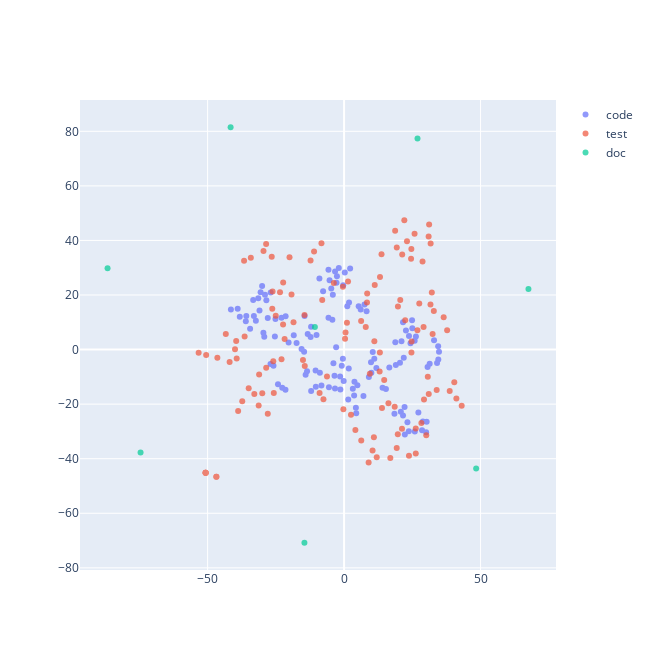

Here is the notebook cell this chart was saved with:
### Code cell
import plotly.express as px
import plotly.graph_objects as go
from sklearn.manifold import TSNE
import numpy as np

tsne_model = TSNE(
    n_components = 2,
    perplexity = 7,
    random_state = 42,
    init = "pca",
    learning_rate = "auto",
    # metric = "cosine"
)

code_emb_arr = np.array(dubbo_code_df["sow2v_code_vec"].to_list())
test_emb_arr = np.array(dubbo_test_df["sow2v_test_vec"].to_list())
doc_emb_arr = np.array(dubbo_doc_df["sow2v_doc_vec"].to_list())

code_tsne_embeddings = tsne_model.fit_transform(code_emb_arr)
test_tsne_embeddings = tsne_model.fit_transform(test_emb_arr)
doc_tsne_embeddings = tsne_model.fit_transform(doc_emb_arr)

sow2v_code_data = pd.DataFrame(
    {'x': code_tsne_embeddings[:, 0],
     'y': code_tsne_embeddings[:, 1]}
)

sow2v_test_data = pd.DataFrame(
    {'x': test_tsne_embeddings[:, 0],
     'y': test_tsne_embeddings[:, 1]}
)

sow2v_doc_data = pd.DataFrame(
    {'x': doc_tsne_embeddings[:, 0],
     'y': doc_tsne_embeddings[:, 1]}
)

dfs = {
    "code": sow2v_code_data,
    "test": sow2v_test_data,
    "doc": sow2v_doc_data
}

id_list = [dubbo_code_df['concept'].tolist(),
           dubbo_test_df['concept'].tolist(),
           dubbo_doc_df['concept'].tolist()]

fig = go.Figure()

for i, df in enumerate(dfs):
    fig = fig.add_trace(
        go.Scatter(
        x = dfs[df]['x'],
        y = dfs[df]['y'],
        name = df,
        text = id_list[i],
        showlegend = True,
        mode = 'markers',
        opacity = 0.7)
    )

fig.update_layout(
    width = 650,
    height = 650
)

fig.show()

### Figure 1 — Plotly figure (JSON) as saved in the notebook; plotly's stock layout.template omitted (floating-point values rounded to 4 significant figures)
{"data": [{"mode": "markers", "name": "code", "opacity": 0.7, "showlegend": true, "text": ["['merger', 'model', 'scope', 'aware', 'end', 'error', 'mergeable', 'map', 'match', 'concurrent']", "['match', 'value', 'bool', 'exact', 'weight', 'result', 'destination', 'traffic', 'policy', 'subset']", "['rule', 'mesh', 'listener', 'app', 'merger', 'map', 'merge', 'item', 'array', 'error']", "['rule', 'key', 'invoker', 'node', 'router', 'destination', 'service', 'map', 'virtual', 'output']", "['url', 'invoker', 'invocation', 'configurator', 'load', 'balance', 'spec', 'item', 'service', 'select']", "['map', 'match', 'invoker', 'destination', 'invocation', 'route', 'group', 'tag', 'context', 'rule']", "['router', 'url', 'state', 'invoker', 'bit', 'invocation', 'factory', 'snapshot', 'chain', 'rule']", "['bit', 'model', 'address', 'application', 'enable', 'service', 'iterator', 'key', 'hash', 'add']", "['invoker', 'cluster', 'invocation', 'directory', 'filter', 'url', 'rpc', 'chain', 'result', 'invoke']", "['map', 'extension', 'loader', 'property', 'msg', 'throwable', 'error', 'dynamic', 'aware', 'info']", "['model', 'method', 'scope', 'map', 'application', 'desc', 'parameter', 'framework', 'property', 'prefix']", "['thread', 'map', 'pool', 'qos', 'message', 'stream', 'listener', 'directory', 'watch', 'generic']", "['address', 'level', 'host', 'port', 'status', 'protocol', 'url', 'username', 'disposable', 'adapter']", "['integer', 'converter', 'path', 'stream', 'key', 'timeout', 'client', 'server', 'model', 'cert']", "['map', 'param', 'builder', 'bean', 'value', 'definition', 'parameter', 'key', 'method', 'url']", "['thread', 'registry', 'module', 'map', 'local', 'internal', 'reference', 'metadata', 'runnable', 'integer']", "['service', 'url', 'key', 'parameter', 'executor', 'model', 'method', 'value', 'map', 'protocol']", "['loader', 'java', 'descriptor', 'str', 'method', 'map', 'pattern', 'array', 'lock', 'value']", "['invocation', 'invoker', 'attachment', 'argument', 'method', 'rpc', 'map', 'type', 'key', 'parameter']", "['command', 'monitor', 'filter', 'context', 'input', 'configurator', 'servlet', 'merger', 'codec', 'telnet']", "['url', 'listener', 'registry', 'notify', 'factory', 'cache', 'register', 'subscribe', 'failback', 'compatible']", "['page', 'handler', 'service', 'servlet', 'http', 'request', 'model', 'response', 'writer', 'compatible']", "['rpc', 'address', 'context', 'remote', 'channel', 'message', 'local', 'socket', 'inet', 'throwable']", "['listener', 'notify', 'navigation', 'page', 'title', 'compatible', 'balance', 'application', 'load', 'url']", "['parameter', 'url', 'key', 'value', 'method', 'map', 'protocol', 'add', 'port', 'host']", "['future', 'response', 'unit', 'throwable', 'timeout', 'adapter', 'interrupt', 'execution', 'callback', 'completable']", "['application', 'model', 'module', 'context', 'event', 'service', 'bootstrap', 'state', 'aware', 'error']", "['builder', 'consumer', 'protocol', 'service', 'method', 'registry', 'integer', 'module', 'reference', 'bootstrap']", "['bean', 'definition', 'service', 'registry', 'context', 'factory', 'environment', 'init', 'spring', 'annotation']", "['builder', 'application', 'integer', 'provider', 'status', 'thread', 'registry', 'port', 'probe', 'qos']", "['bean', 'metadata', 'annotation', 'annotate', 'method', 'element', 'field', 'inject', 'service', 'property']", "['reference', 'bean', 'map', 'context', 'definition', 'parser', 'key', 'cache', 'element', 'application']", "['registry', 'property', 'center', 'value', 'metadata', 'report', 'validate', 'url', 'reference', 'application']", "['dynamic', 'factory', 'url', 'zookeeper', 'application', 'model', 'create', 'transporter', 'nacos', 'apollo']", "['nacos', 'listener', 'group', 'key', 'service', 'property', 'url', 'timeout', 'map', 'publish']", "['listener', 'key', 'path', 'group', 'apollo', 'zookeeper', 'change', 'dynamic', 'remove', 'cache']", "['apollo', 'listener', 'key', 'change', 'group', 'url', 'property', 'application', 'aware', 'dynamic']", "['nacos', 'service', 'group', 'content', 'listener', 'symbol', 'publish', 'cas', 'timeout', 'innerclass']", "['listener', 'key', 'property', 'url', 'nacos', 'group', 'change', 'service', 'timeout', 'apollo']", "['container', 'spring', 'error', 'extension', 'aware', 'lock', 'loader', 'classpath', 'context', 'condition']", "['container', 'error', 'spring', 'aware', 'loader', 'lock', 'reentrant', 'context', 'extension', 'classpath']", "['container', 'loader', 'lock', 'extension', 'aware', 'error', 'key', 'reentrant', 'condition', 'hook']", "['extension', 'lock', 'loader', 'condition', 'error', 'aware', 'reentrant', 'key', 'container', 'shutdown']", "['spring', 'context', 'aware', 'error', 'container', 'xml', 'application', 'path', 'classpath', 'extension']", "['method', 'parameter', 'validator', 'clazz', 'value', 'pool', 'validate', 'error', 'violation', 'aware']", "['validator', 'url', 'validation', 'create', 'map', 'concurrent', 'hash', 'lru', 'lfu', 'cache']", "['expire', 'time', 'map', 'live', 'interval', 'expiration', 'key', 'thread', 'value', 'access']", "['cache', 'url', 'factory', 'value', 'key', 'create', 'store', 'put', 'map', 'local']", "['invocation', 'validation', 'invoker', 'filter', 'result', 'rpc', 'invoke', 'uid', 'wrapper', 'present']", "['service', 'map', 'instance', 'listener', 'app', 'hash', 'concurrent', 'endpoint', 'kubernetes', 'pod']", "['client', 'proxy', 'cert', 'key', 'timeout', 'https', 'watch', 'interval', 'username', 'password']", "['url', 'listener', 'registry', 'kubernetes', 'mesh', 'env', 'factory', 'create', 'discovery', 'service']", "['service', 'map', 'param', 'key', 'url', 'definition', 'info', 'protocol', 'metadata', 'processing']", "['metadata', 'report', 'factory', 'url', 'key', 'map', 'rest', 'storage', 'service', 'create']", "['service', 'method', 'rest', 'metadata', 'map', 'application', 'model', 'mapping', 'resolve', 'url']", "['annotation', 'parameter', 'value', 'map', 'processor', 'method', 'listener', 'request', 'header', 'mapping']", "['method', 'map', 'integer', 'definition', 'builder', 'request', 'body', 'prioritize', 'generate', 'metadata']", "['cache', 'manager', 'util', 'store', 'service', 'executor', 'map', 'error', 'aware', 'size']", "['element', 'service', 'process', 'environment', 'processing', 'method', 'env', 'rest', 'annotation', 'metadata']", "['model', 'processor', 'annotation', 'parameter', 'param', 'element', 'application', 'executable', 'comparator', 'initialize']", "['metadata', 'identifier', 'service', 'url', 'key', 'listener', 'subscriber', 'report', 'group', 'store']", "['metric', 'map', 'method', 'atomic', 'invocation', 'stat', 'application', 'supplier', 'description', 'handler']", "['pool', 'thread', 'registry', 'executor', 'meter', 'application', 'empty', 'metric', 'size', 'destroy']", "['invocation', 'metric', 'application', 'invoker', 'model', 'category', 'map', 'observation', 'tag', 'value']", "['context', 'key', 'observation', 'convention', 'value', 'client', 'server', 'remote', 'low', 'cardinality']", "['concurrent', 'map', 'metric', 'time', 'window', 'hash', 'method', 'event', 'counter', 'request']", "['invocation', 'invoker', 'observation', 'model', 'filter', 'application', 'result', 'response', 'convention', 'registry']", "['metric', 'invocation', 'event', 'application', 'collector', 'request', 'collect', 'listener', 'execute', 'thread']", "['reporter', 'metric', 'application', 'model', 'factory', 'url', 'prometheus', 'create', 'exporter', 'service']", "['category', 'metric', 'tag', 'map', 'entity', 'sample', 'service', 'value', 'application', 'model']", "['invocation', 'invoker', 'monitor', 'result', 'factory', 'error', 'filter', 'host', 'concurrent', 'remote']", "['monitor', 'url', 'service', 'factory', 'statistic', 'protocol', 'proxy', 'invoker', 'method', 'client']", "['monitor', 'url', 'factory', 'map', 'executor', 'future', 'lock', 'hash', 'reentrant', 'concurrent']", "['monitor', 'service', 'constant', 'factory', 'metric', 'url', 'filter', 'detector', 'invoker', 'builtin']", "['metric', 'invocation', 'invoker', 'model', 'extension', 'accessor', 'application', 'result', 'aware', 'service']", "['max', 'concurrent', 'output', 'input', 'elapse', 'success', 'failure', 'item', 'statistic', 'invoker']", "['service', 'monitor', 'detector', 'metric', 'builtin', 'node', 'application', 'aware', 'model', 'url']", "['framework', 'model', 'serialize', 'probe', 'status', 'allow', 'readiness', 'util', 'notify', 'deployer']", "['command', 'context', 'http', 'aware', 'error', 'execute', 'node', 'executor', 'request', 'channel']", "['key', 'method', 'telnet', 'access', 'channel', 'attribute', 'handler', 'message', 'side', 'provider']", "['model', 'application', 'protocol', 'framework', 'qos', 'url', 'invoker', 'help', 'consumer', 'scope']", "['handler', 'invoker', 'one', 'many', 'response', 'observer', 'stream', 'method', 'request', 'mono']", "['border', 'invocation', 'column', 'define', 'filter', 'model', 'framework', 'url', 'state', 'invoker']", "['framework', 'model', 'command', 'context', 'snapshot', 'router', 'execute', 'triple', 'detector', 'reactor']", "['permission', 'foreign', 'level', 'accept', 'anonymous', 'access', 'whitelist', 'builder', 'welcome', 'qos']", "['url', 'invoker', 'listener', 'registry', 'cluster', 'protocol', 'map', 'service', 'exporter', 'provider']", "['timeout', 'url', 'retry', 'registry', 'task', 'cancel', 'failback', 'times', 'error', 'aware']", "['url', 'registry', 'listener', 'notify', 'factory', 'task', 'fail', 'map', 'retry', 'concurrent']", "['service', 'instance', 'metadata', 'discovery', 'listener', 'change', 'url', 'event', 'info', 'map']", "['service', 'key', 'url', 'protocol', 'instance', 'model', 'param', 'address', 'map', 'parameter']", "['url', 'listener', 'notify', 'map', 'concurrent', 'service', 'instance', 'registry', 'nacos', 'path']", "['migration', 'rule', 'step', 'url', 'model', 'consumer', 'threshold', 'delay', 'map', 'integer']", "['url', 'listener', 'service', 'registry', 'nacos', 'map', 'notify', 'model', 'aware', 'error']", "['dispatcher', 'map', 'repli', 'channel', 'serialization', 'url', 'executor', 'service', 'response', 'hash']", "['buffer', 'channel', 'byte', 'length', 'src', 'dst', 'factory', 'read', 'write', 'output']", "['context', 'ssl', 'ctx', 'event', 'operator', 'tls', 'buf', 'request', 'server', 'throwable']", "['channel', 'server', 'address', 'close', 'timeout', 'remote', 'send', 'timer', 'exchange', 'inet']", "['channel', 'handler', 'url', 'remote', 'address', 'netty', 'server', 'message', 'client', 'connect']", "['listener', 'path', 'zookeeper', 'channel', 'create', 'curator', 'client', 'state', 'target', 'child']", "['connection', 'request', 'future', 'attribute', 'key', 'client', 'executor', 'manager', 'model', 'append']", "['servlet', 'context', 'http', 'handler', 'port', 'instance', 'map', 'manager', 'integer', 'add']", "['http', 'model', 'message', 'server', 'url', 'handler', 'framework', 'aware', 'multi', 'error']", "['call', 'stream', 'channel', 'method', 'message', 'status', 'header', 'server', 'queue', 'command']", "['invoker', 'invocation', 'url', 'proxy', 'channel', 'rpc', 'error', 'protocol', 'result', 'aware']", "['future', 'context', 'completable', 'request', 'atomic', 'filter', 'time', 'output', 'response', 'key']", "['attachment', 'context', 'map', 'rpc', 'service', 'key', 'value', 'invocation', 'invoker', 'url']", "['status', 'handler', 'rpc', 'url', 'timeout', 'channel', 'pack', 'method', 'tri', 'response']", "['listener', 'exporter', 'context', 'cancellation', 'executor', 'invoker', 'executable', 'aware', 'consumer', 'error']", "['stream', 'client', 'url', 'server', 'protocol', 'remote', 'request', 'handler', 'service', 'channel']", "['header', 'executor', 'support', 'model', 'filter', 'application', 'isolation', 'compressor', 'url', 'aware']", "['application', 'event', 'environment', 'listener', 'prepare', 'atomic', 'process', 'logo', 'welcome', 'property']", "['map', 'property', 'metadata', 'environment', 'bean', 'application', 'protocol', 'registry', 'reference', 'consumer']", "['endpoint', 'condition', 'compatible', 'enable', 'context', 'error', 'aware', 'metadata', 'match', 'annotate']", "['metric', 'registry', 'meter', 'application', 'event', 'binder', 'start', 'bean', 'auto', 'listener']", "['metadata', 'map', 'endpoint', 'configs', 'health', 'indicator', 'name', 'status', 'checker', 'resolve']", "['status', 'default', 'extras', 'hash', 'link', 'indicator', 'propertie', 'health', 'load', 'memory']", "['application', 'context', 'event', 'bean', 'listener', 'definition', 'web', 'await', 'configurable', 'registry']", "['bean', 'service', 'processor', 'annotation', 'auto', 'qualifier', 'package', 'disposable', 'destroy', 'priority']", "['resource', 'map', 'service', 'lock', 'result', 'domain', 'listener', 'route', 'consumer', 'delta']", "['name', 'route', 'registry', 'url', 'listener', 'factory', 'map', 'result', 'hash', 'create']", "['model', 'url', 'range', 'value', 'match', 'listener', 'suffix', 'exact', 'present', 'prefix']", "['route', 'listener', 'rule', 'map', 'xds', 'endpoint', 'manager', 'match', 'rds', 'concurrent']", "['key', 'istio', 'path', 'secret', 'jwt', 'cluster', 'domain', 'grace', 'trust', 'workload']", "['consumer', 'observe', 'map', 'result', 'endpoint', 'protocol', 'domain', 'rd', 'pilot', 'exchanger']", "['endpoint', 'cluster', 'server', 'weight', 'info', 'node', 'provider', 'invoker', 'bootstrap', 'resource']", "['discovery', 'observer', 'response', 'request', 'ad', 'protocol', 'error', 'url', 'aware', 'delta']", "['key', 'cert', 'istio', 'matcher', 'certificate', 'env', 'generate', 'pair', 'path', 'header']"], "type": "scatter", "x": [-25.36, 10.5, -41.46, 4.447, 9.991, 22.16, 1.71, -14.64, -0.8423, 24.91, -7.687, -20.32, -3.298, -29.56, 1.176, -22.93, 0.2614, -30.58, 30.58, -0.1477, -26.97, -30.03, 16.58, 32.96, -1.933, 5.35, 4.88, -5.547, 22.27, -26.9, 23.72, 34.78, -28.47, 26.32, 1.818, 20.48, -4.701, 9.87, -2.768, 28.57, 30.06, 30.25, 28.88, 34.52, 2.213, -22.66, -5.712, -24.21, 4.326, 31.36, -12.09, -34.43, 23.78, -33.04, -5.319, -0.3232, 21.59, -32.32, 23.22, 25.86, -35.82, 21.87, -14.49, 20.8, 18.45, -12.07, 21.6, 11.83, -30.99, -4.118, 7.098, -1.361, -8.29, -1.443, 9.086, 7.493, 3.803, -9.039, -10.35, -15.58, 18.77, 27.22, 1.52, -3.329, 11.07, -31.44, -36.0, -25.14, 14.1, -28.98, -10.44, -5.719, -27.95, -13.33, -25.86, -2.907, -14.09, -13.57, -17.41, 8.244, 34.06, -38.99, -21.47, 3.206, 6.084, 15.34, -12.26, -3.502, -29.23, -2.614, 24.35, 25.01, 25.92, -21.42, 18.96, -10.1, 34.47, 22.67, -3.906, -38.22, -4.291, -8.864, -0.4388, 21.03, 3.686, -33.3, -18.44], "y": [4.807, -0.9298, 14.69, -23.35, -8.517, -21.05, -6.969, -0.793, -5.959, 10.79, 21.36, 2.578, 28.57, 6.138, 15.85, 11.66, 28.26, 21.02, -6.386, -11.51, -5.264, 23.29, -6.553, 3.438, 29.88, 15.91, -13.11, -13.83, -31.1, 20.93, -29.9, -0.8352, 18.04, 4.751, 17.27, -4.847, 22.38, -4.64, 24.52, -29.61, -30.26, -26.47, -26.39, -3.618, 29.76, -13.95, 11.68, -12.72, -21.33, -5.159, 8.372, 7.63, 5.016, 12.34, 25.45, 23.53, 9.972, 10.52, -26.59, 3.217, 12.31, -3.028, 12.28, -22.82, -23.55, -15.15, -24.19, -6.753, 14.28, 20.11, -16.97, -14.61, -13.12, -9.906, -10.01, 16.53, -11.82, 26.09, -13.66, 0.2328, 2.672, -23.09, -18.34, -14.26, -3.408, 18.8, 10.36, 11.21, -14.03, 20.05, -7.664, 29.27, 11.54, 5.676, -5.935, 0.8279, -9.269, -7.99, 2.416, 14.02, -4.96, 14.94, -14.73, -14.33, 14.66, -14.45, 4.572, -9.582, 4.726, 26.89, 2.332, 7.799, -30.04, 12.22, -5.639, 5.377, 1.199, 6.987, -5.041, 12.04, 10.9, -8.455, -3.389, 3.051, -16.86, 18.14, 5.234]}, {"mode": "markers", "name": "test", "opacity": 0.7, "showlegend": true, "text": ["['invoker', 'hello', 'menu', 'service', 'load', 'balance', 'user', 'map', 'weight', 'mock']", "['invoker', 'invocation', 'url', 'cluster', 'mock', 'result', 'directory', 'rpc', 'balance', 'invoke']", "['attachment', 'value', 'key', 'invoker', 'sticky', 'invoke', 'integer', 'service', 'retry', 'field']", "['url', 'model', 'merge', 'merger', 'module', 'router', 'provider', 'factory', 'init', 'script']", "['match', 'configurator', 'mock', 'bool', 'join', 'absent', 'message', 'runtime', 'uid', 'request']", "['rule', 'service', 'app', 'demo', 'map', 'suffix', 'clear', 'change', 'api', 'url']", "['address', 'country', 'phone', 'full', 'size', 'number', 'city', 'title', 'province', 'extension']", "['url', 'activate', 'echo', 'thread', 'add', 'event', 'pool', 'wrapper', 'adaptive', 'exhaust']", "['demo', 'service', 'mock', 'key', 'value', 'generic', 'hello', 'impl', 'group', 'cache']", "['model', 'scope', 'framework', 'module', 'application', 'destroy', 'property', 'method', 'bean', 'foo']", "['converter', 'person', 'init', 'task', 'status', 'multi', 'error', 'info', 'latch', 'value']", "['url', 'ext', 'atomic', 'integer', 'echo', 'wrap', 'status', 'executor', 'count', 'adaptive']", "['inner', 'age', 'map', 'child', 'util', 'parent', 'url', 'hash', 'email', 'result']", "['simple', 'value', 'ext', 'age', 'url', 'one', 'serializable', 'obj', 'person', 'hash']", "['provider', 'foo', 'service', 'framework', 'app', 'module', 'player', 'bitrate', 'url', 'copyright']", "['consumer', 'service', 'argument', 'application', 'provider', 'registry', 'protocol', 'extension', 'invoker', 'rpc']", "['url', 'invoker', 'invocation', 'router', 'cache', 'rpc', 'legacy', 'route', 'invokers', 'factory']", "['key', 'attachment', 'invoker', 'value', 'service', 'map', 'invocation', 'invoke', 'model', 'put']", "['inner', 'input', 'map', 'array', 'registry', 'application', 'output', 'stream', 'serialization', 'protocol']", "['read', 'write', 'input', 'output', 'extension', 'stream', 'argument', 'custom', 'find', 'byte']", "['person', 'complex', 'age', 'service', 'demo', 'method', 'impl', 'size', 'enumlength', 'uid']", "['context', 'argument', 'rpc', 'registry', 'provider', 'extension', 'application', 'service', 'module', 'protocol']", "['service', 'echo', 'demo', 'read', 'input', 'find', 'extension', 'cls', 'reader', 'stream']", "['invoker', 'key', 'attachment', 'service', 'map', 'invoke', 'value', 'attribute', 'parameter', 'cache']", "['box', 'service', 'demo', 'user', 'say', 'impl', 'prefix', 'status', 'checker', 'context']", "['invoker', 'mock', 'url', 'rpc', 'protocol', 'executor', 'proxy', 'port', 'dao', 'balance']", "['invocation', 'model', 'invoker', 'error', 'thread', 'response', 'application', 'bootstrap', 'module', 'filter']", "['url', 'listener', 'map', 'method', 'service', 'notify', 'registry', 'concurrent', 'key', 'register']", "['registry', 'service', 'center', 'export', 'listener', 'single', 'provider', 'exporter', 'multiple', 'protocol']", "['service', 'hello', 'demo', 'bean', 'application', 'context', 'reference', 'builder', 'impl', 'generic']", "['factory', 'loader', 'reference', 'service', 'bean', 'request', 'processor', 'property', 'find', 'multi']", "['consumer', 'bootstrap', 'service', 'module', 'spring', 'channel', 'manager', 'model', 'boot', 'zookeeper']", "['namespace', 'map', 'context', 'mock', 'property', 'service', 'extension', 'callback', 'key', 'apollo']", "['key', 'value', 'latch', 'count', 'map', 'listener', 'nacos', 'dynamic', 'session', 'event']", "['zookeeper', 'listener', 'map', 'url', 'count', 'dynamic', 'latch', 'mock', 'server', 'value']", "['map', 'namespace', 'property', 'service', 'extension', 'mock', 'context', 'locator', 'key', 'error']", "['server', 'status', 'timeout', 'retry', 'group', 'nacos', 'namespace', 'map', 'mock', 'property']", "['apollo', 'key', 'put', 'value', 'embed', 'dynamic', 'url', 'mock', 'namespace', 'event']", "['group', 'nacos', 'listener', 'publish', 'cas', 'content', 'remove', 'timeout', 'service', 'shut']", "['spring', 'container']", "['spring', 'container']", "['container', 'spring']", "['spring', 'container']", "['container', 'spring']", "['spring', 'container']", "['cache', 'factory', 'invoker', 'mock', 'filter', 'invocation', 'method', 'construct', 'rpc', 'non']", "['cache', 'expire', 'factory', 'url', 'construct', 'validator', 'validation', 'parameter', 'target', 'mock']", "['validation', 'mock', 'filter', 'validator', 'rpc', 'invocation', 'invoker', 'cache', 'factory', 'parameter']", "['parameter', 'validation', 'validator', 'target', 'mock', 'filter', 'rpc', 'invoker', 'invocation', 'cache']", "['service', 'kubernetes', 'server', 'mock', 'discovery', 'change', 'listener', 'instance', 'client', 'url']", "['service', 'kubernetes', 'mock', 'discovery', 'server', 'url', 'selector', 'pod', 'change', 'namespaced']", "['service', 'server', 'kubernetes', 'mock', 'discovery', 'map', 'selector', 'pod', 'change', 'namespaced']", "['service', 'mock', 'discovery', 'server', 'kubernetes', 'map', 'pod', 'namespaced', 'change', 'destroy']", "['service', 'server', 'kubernetes', 'discovery', 'mock', 'url', 'client', 'namespaced', 'instance', 'listener']", "['service', 'server', 'mock', 'kubernetes', 'listener', 'map', 'pod', 'namespaced', 'change', 'destroy']", "['service', 'discovery', 'server', 'kubernetes', 'listener', 'pod', 'map', 'selector', 'change', 'namespaced']", "['redis', 'metadata', 'report', 'store', 'info', 'find', 'interceptor', 'group', 'identifi', 'consumer']", "['service', 'url', 'listener', 'mapping', 'mock', 'nacos', 'group', 'application', 'map', 'model']", "['integer', 'big', 'compiler', 'str', 'java', 'directory', 'source', 'decimal', 'processor', 'time']", "['element', 'field', 'variable', 'class', 'compile', 'builder', 'annotation', 'add', 'model', 'definition']", "['param', 'user', 'model', 'service', 'rest', 'request', 'map', 'body', 'header', 'form']", "['method', 'annotation', 'invocation', 'processor', 'processing', 'context', 'source', 'round', 'environment', 'process']", "['metadata', 'identifier', 'report', 'service', 'url', 'subscriber', 'consumer', 'store', 'listener', 'map']", "['class', 'builder', 'compile', 'definition', 'type', 'add', 'annotation', 'processing', 'server', 'status']", "['builder', 'google', 'phone', 'number', 'map', 'field', 'request', 'parse', 'byte', 'response']", "['observation', 'filter', 'tracer', 'url', 'invocation', 'runner', 'consumer', 'sample', 'destroy', 'receiver']", "['window', 'time', 'quantile', 'counter', 'metric', 'category', 'unit', 'description', 'map', 'sample']", "['key', 'attachment', 'value', 'service', 'model', 'map', 'absent', 'invocation', 'invoker', 'mock']", "['metric', 'model', 'application', 'event', 'invocation', 'method', 'collector', 'setup', 'group', 'rpc']", "['metric', 'category', 'tag', 'setup', 'map', 'supplier', 'unit', 'description', 'sample', 'gauge']", "['request', 'init', 'param', 'teardown', 'event', 'metric', 'time', 'invocation', 'model', 'setup']", "['reporter', 'prometheus', 'metric', 'factory', 'attachment', 'key', 'service', 'value', 'model', 'framework']", "['factory', 'monitor', 'proxy', 'statistic', 'service', 'url', 'demo', 'invoker', 'response', 'invoke']", "['response', 'app', 'builder', 'attachment', 'result', 'map', 'throwable', 'create', 'build', 'invoker']", "['url', 'monitor', 'service', 'invoker', 'factory', 'invocation', 'statistics', 'available', 'destroy', 'collect']", "['invoker', 'service', 'demo', 'url', 'metric', 'invoke', 'function', 'consumer', 'port', 'response']", "['framework', 'model', 'register', 'provider', 'repository', 'module', 'state', 'url', 'user', 'custom']", "['command', 'context', 'mock', 'attribute', 'map', 'channel', 'telnet', 'invoker', 'method', 'service']", "['url', 'model', 'framework', 'util', 'reset', 'exporter', 'export', 'refer', 'instance', 'metadata']", "['channel', 'promise', 'future', 'address', 'listener', 'socket', 'remote', 'throwable', 'cause', 'timeout']", "['handler', 'telnet', 'mock', 'invoker', 'protocol', 'url', 'channel', 'wrapper', 'tri', 'change']", "['channel', 'url', 'remote', 'handler', 'attribute', 'mock', 'send', 'address', 'key', 'close']", "['person', 'map', 'serialize', 'non', 'service', 'value', 'demo', 'liveness', 'probe', 'integer']", "['age', 'qos', 'process', 'handler', 'uid', 'serializable', 'man', 'wire', 'protocol', 'util']", "['service', 'demo', 'repository', 'framework', 'model', 'module', 'invoke', 'parameter', 'generic', 'impl']", "['registry', 'protocol', 'url', 'integer', 'refer', 'atomic', 'invoker', 'listener', 'counter', 'exporter']", "['url', 'registry', 'factory', 'zookeeper', 'listener', 'service', 'notify', 'subscribe', 'mock', 'register']", "['notification', 'multiple', 'instance', 'metadata', 'service', 'revision', 'subscribe', 'listener', 'failure', 'invocation']", "['migration', 'rule', 'event', 'curator', 'framework', 'handler', 'invoker', 'url', 'path', 'key']", "['nacos', 'instance', 'service', 'group', 'subscribe', 'healthy', 'listener', 'select', 'server', 'msg']", "['service', 'discovery', 'instance', 'url', 'mock', 'listener', 'registry', 'event', 'change', 'mapping']", "['metadata', 'report', 'builder', 'service', 'url', 'mapping', 'invocation', 'application', 'map', 'model']", "['instance', 'service', 'param', 'metadata', 'nacos', 'exclude', 'create', 'naming', 'group', 'include']", "['url', 'timer', 'mock', 'task', 'channel', 'close', 'header', 'serialization', 'magic', 'reconnect']", "['channel', 'decode', 'output', 'input', 'encode', 'buffer', 'request', 'stream', 'codec', 'message']", "['channel', 'exchange', 'remote', 'server', 'handler', 'message', 'world', 'client', 'reply', 'port']", "['path', 'service', 'update', 'create', 'tolerant', 'zookeeper', 'fault', 'client', 'provider', 'persistent']", "['channel', 'client', 'remote', 'zookeeper', 'server', 'url', 'handler', 'connection', 'transporter', 'latch']", "['performance', 'aware', 'error', 'telnet', 'client', 'handler', 'result', 'mock', 'serializable', 'fix']", "['channel', 'buffer', 'handler', 'url', 'remote', 'send', 'close', 'address', 'attribute', 'key']", "['http', 'response', 'request', 'servlet', 'hello', 'serializable', 'uid', 'parameter', 'desc', 'type']", "['extension', 'loader', 'proxy', 'protocol', 'age', 'find', 'factory', 'adaptive', 'path', 'block']", "['service', 'demo', 'callback', 'hello', 'url', 'msg', 'yyy', 'impl', 'stub', 'say']", "['invocation', 'filter', 'rpc', 'url', 'invoker', 'attachment', 'context', 'tps', 'limiter', 'latch']", "['channel', 'remote', 'address', 'url', 'attribute', 'close', 'response', 'health', 'key', 'mock']", "['service', 'invoker', 'demo', 'reference', 'url', 'method', 'request', 'loader', 'result', 'argument']", "['channel', 'handler', 'integer', 'atomic', 'filter', 'telnet', 'msg', 'future', 'limit', 'completable']", "['service', 'demo', 'person', 'key', 'str', 'attachment', 'value', 'echo', 'map', 'size']", "['throwable', 'stream', 'observer', 'mock', 'latch', 'count', 'complete', 'next', 'error', 'message']", "['binder', 'environment', 'destroy', 'configurable', 'init', 'bean', 'relaxed', 'application', 'suite', 'endpoint']", "['application', 'map', 'module', 'registry', 'monitor', 'protocol', 'consumer', 'hash', 'link', 'provider']", "['annotation', 'service', 'context', 'processor', 'application', 'auto', 'bean', 'compatible', 'provider', 'without']", "['endpoint', 'metadata', 'service', 'rest', 'template', 'configs', 'shutdown', 'reference', 'property', 'demo']", "['application', 'environment', 'spring', 'processor', 'property', 'init', 'destroy', 'binder', 'instance', 'relaxed']", "['binder', 'environment', 'configurable', 'bean', 'suite', 'relaxed', 'destroy', 'init', 'metadata', 'template']", "['matcher', 'map', 'rule', 'route', 'observe', 'bootstrapper', 'path', 'change', 'resource', 'create']", "['bootstrapper', 'reader', 'create', 'raw', 'read', 'path', 'matcher', 'map', 'observe', 'rule']", "['map', 'listener', 'lds', 'request', 'discovery', 'consumer', 'resource', 'observe', 'build', 'name']", "['route', 'rd', 'rds', 'map', 'observe', 'resource', 'protocol', 'result', 'consumer', 'ad']", "['endpoint', 'change', 'point', 'end', 'cluster', 'eds', 'subscribe', 'rd', 'notify', 'unsubscribe']", "['matcher', 'route', 'map', 'rule', 'endpoint', 'change', 'regex', 'bootstrapper', 'path', 'rds']", "['endpoint', 'cluster', 'end', 'change', 'point', 'eds', 'manager', 'rule', 'unsubscribe', 'notify']", "['rule', 'route', 'app', 'xds', 'manager', 'change', 'listener', 'rds', 'parse', 'invoker']", "['map', 'resource', 'observe', 'matcher', 'result', 'consumer', 'protocol', 'node', 'ad', 'mock']"], "type": "scatter", "x": [8.459, 6.246, 22.07, 10.43, -8.007, 41.15, -22.32, 30.67, 11.23, -46.43, 23.78, 1.449, 40.38, -10.99, 29.28, -29.97, 7.94, -28.56, -8.971, -19.25, -12.28, -32.88, 32.15, 18.71, 13.72, -34.95, -39.34, 18.55, 28.33, 19.74, 13.88, -39.95, -53.29, -26.51, 8.394, -37.31, -7.554, -19.98, -0.4369, -50.73, -50.73, -46.79, -50.73, -46.79, -50.73, -36.64, 13.03, 0.5337, 0.3544, 31.71, 24.55, 21.3, 19.3, 30.98, 23.05, 24.65, -27.96, -15.06, 9.443, -18.53, 6.295, -43.34, 10.92, -22.35, -6.264, 19.68, -21.79, -29.52, -36.44, 43.09, -25.94, 14.7, -31.12, 33.93, 1.049, -28.54, 11.96, -34.16, 26.26, 24.73, 32.88, 29.12, -22.92, 24.68, -25.75, 21.22, 16.26, -14.5, 26.27, 28.75, 25.83, -14.4, 31.16, 27.55, -3.758, 36.49, 31.02, 31.65, 37.76, 32.44, 38.7, -50.53, -8.287, 20.58, 26.88, 16.94, 22.4, 13.16, 13.11, -25.04, -41.94, -39.53, -31.29, -38.82, -26.31, 2.527, 4.145, 19.29, 8.994, -26.2, -0.2545, -23.47, 30.11, 11.09], "y": [20.52, 10.43, 47.39, -36.98, 18.2, -17.92, 24.56, -9.952, 23.69, -3.019, -38.95, 24.99, -11.95, 35.94, -18.3, -16.0, 8.258, 38.68, -15.9, 20.16, 32.63, -16.28, 20.9, 43.56, 34.95, -14.17, -3.288, -20.95, -26.88, 15.77, -21.4, 0.118, -1.158, 34.06, 17.24, -18.94, -18.24, 33.8, 23.05, -45.12, -45.12, -46.64, -45.12, -46.64, -45.12, 32.57, -8.028, 6.272, 3.928, 38.92, 33.32, 34.89, 37.44, 41.44, 39.74, 36.86, -23.49, -3.812, -8.822, 10.02, -33.29, 5.71, -32.14, 9.222, -9.846, -31.0, 3.843, 36.11, 4.8, -20.59, -4.263, -11.17, -9.101, -14.85, 9.838, -6.654, -39.51, 33.64, -28.93, 2.97, 14.11, 8.248, -3.572, -1.062, -15.89, -29.04, -19.71, 12.72, -38.09, 32.27, 42.44, -6.046, 45.86, 16.89, 24.38, 11.87, -16.28, 16.5, 7.083, 5.678, -15.15, -1.964, 38.95, 18.16, 7.1, -39.73, 10.71, 26.58, -1.042, 12.44, -4.535, 3.15, -20.52, -22.5, 14.96, -23.86, -29.49, -36.09, -41.39, 21.3, -21.88, 21.04, -31.44, 3.03]}, {"mode": "markers", "name": "doc", "opacity": 0.7, "showlegend": true, "text": ["['service', 'see', 'issue', 'sample', 'project', 'github', 'contribute', 'list', 'build', 'guide']", "['contribute', 'issue', 'sample', 'project', 'service', 'see', 'admin', 'build', 'list', 'report']", "['issue', 'service', 'project', 'list', 'see', 'github', 'report', 'sample', 'contribute', 'follow']", "['service', 'see', 'project', 'build', 'github', 'sample', 'issue', 'admin', 'follow', 'list']", "['see', 'issue', 'sample', 'service', 'contribute', 'guide', 'github', 'project', 'list', 'report']", "['service', 'sample', 'see', 'issue', 'please', 'project', 'github', 'contribute', 'report', 'list']", "['service', 'issue', 'contribute', 'see', 'github', 'project', 'report', 'sample', 'build', 'guide']", "['service', 'see', 'issue', 'contribute', 'sample', 'github', 'project', 'guide', 'admin', 'build']"], "type": "scatter", "x": [-10.69, 67.55, -86.66, -41.58, 48.39, 26.89, -74.57, -14.53], "y": [8.292, 22.24, 29.84, 81.49, -43.57, 77.35, -37.69, -70.8]}], "layout": {"height": 650, "width": 650}}
